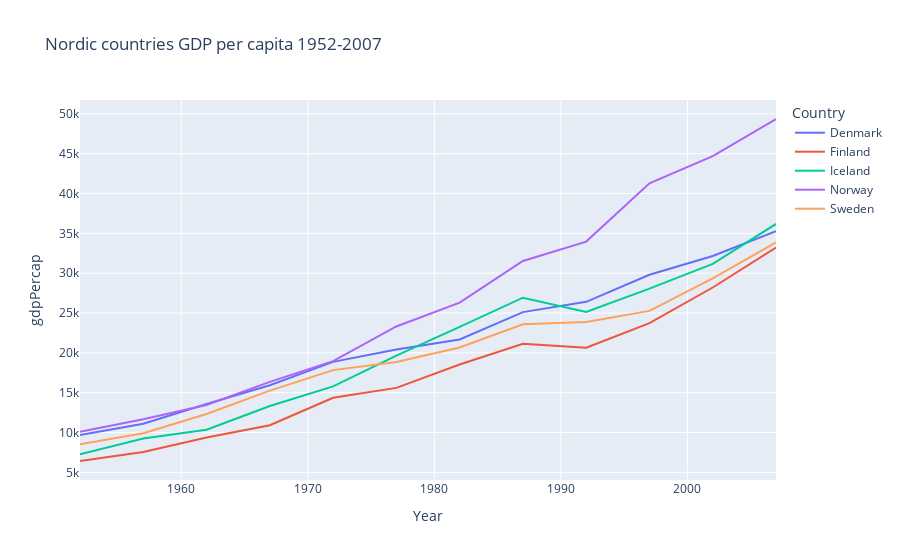

Source (notebook cell):
### Code cell
fig = px.line(nordic, x="year", y="gdpPercap", color="country", 
                    title="Nordic countries GDP per capita 1952-2007",
                    labels=dict(gpdPercap = "GDP/capita", year = "Year", country = "Country"))
fig.update_layout(hovermode="x")
fig.update_xaxes(
    showspikes=True,
    spikedash="solid",
    spikemode="across",
    spikecolor="green",
    spikesnap ="cursor"
)
fig.show()

### Figure 1 — Plotly figure (JSON) as saved in the notebook; plotly's stock layout.template omitted (floating-point values rounded to 4 significant figures)
{"data": [{"hovertemplate": "Country=Denmark<br>Year=%{x}<br>gdpPercap=%{y}<extra></extra>", "legendgroup": "Denmark", "line": {"color": "#636efa", "dash": "solid"}, "marker": {"symbol": "circle"}, "mode": "lines", "name": "Denmark", "orientation": "v", "showlegend": true, "type": "scatter", "x": [1952, 1957, 1962, 1967, 1972, 1977, 1982, 1987, 1992, 1997, 2002, 2007], "xaxis": "x", "y": [9692.0, 11100.0, 13580.0, 15940.0, 18870.0, 20420.0, 21690.0, 25120.0, 26410.0, 29800.0, 32170.0, 35280.0], "yaxis": "y"}, {"hovertemplate": "Country=Finland<br>Year=%{x}<br>gdpPercap=%{y}<extra></extra>", "legendgroup": "Finland", "line": {"color": "#EF553B", "dash": "solid"}, "marker": {"symbol": "circle"}, "mode": "lines", "name": "Finland", "orientation": "v", "showlegend": true, "type": "scatter", "x": [1952, 1957, 1962, 1967, 1972, 1977, 1982, 1987, 1992, 1997, 2002, 2007], "xaxis": "x", "y": [6425.0, 7545.0, 9372.0, 10920.0, 14360.0, 15610.0, 18530.0, 21140.0, 20650.0, 23720.0, 28200.0, 33210.0], "yaxis": "y"}, {"hovertemplate": "Country=Iceland<br>Year=%{x}<br>gdpPercap=%{y}<extra></extra>", "legendgroup": "Iceland", "line": {"color": "#00cc96", "dash": "solid"}, "marker": {"symbol": "circle"}, "mode": "lines", "name": "Iceland", "orientation": "v", "showlegend": true, "type": "scatter", "x": [1952, 1957, 1962, 1967, 1972, 1977, 1982, 1987, 1992, 1997, 2002, 2007], "xaxis": "x", "y": [7268.0, 9244.0, 10350.0, 13320.0, 15800.0, 19650.0, 23270.0, 26920.0, 25140.0, 28060.0, 31160.0, 36180.0], "yaxis": "y"}, {"hovertemplate": "Country=Norway<br>Year=%{x}<br>gdpPercap=%{y}<extra></extra>", "legendgroup": "Norway", "line": {"color": "#ab63fa", "dash": "solid"}, "marker": {"symbol": "circle"}, "mode": "lines", "name": "Norway", "orientation": "v", "showlegend": true, "type": "scatter", "x": [1952, 1957, 1962, 1967, 1972, 1977, 1982, 1987, 1992, 1997, 2002, 2007], "xaxis": "x", "y": [10100.0, 11650.0, 13450.0, 16360.0, 18970.0, 23310.0, 26300.0, 31540.0, 33970.0, 41280.0, 44680.0, 49360.0], "yaxis": "y"}, {"hovertemplate": "Country=Sweden<br>Year=%{x}<br>gdpPercap=%{y}<extra></extra>", "legendgroup": "Sweden", "line": {"color": "#FFA15A", "dash": "solid"}, "marker": {"symbol": "circle"}, "mode": "lines", "name": "Sweden", "orientation": "v", "showlegend": true, "type": "scatter", "x": [1952, 1957, 1962, 1967, 1972, 1977, 1982, 1987, 1992, 1997, 2002, 2007], "xaxis": "x", "y": [8528.0, 9912.0, 12330.0, 15260.0, 17830.0, 18860.0, 20670.0, 23590.0, 23880.0, 25270.0, 29340.0, 33860.0], "yaxis": "y"}], "layout": {"hovermode": "x", "legend": {"title": {"text": "Country"}, "tracegroupgap": 0}, "title": {"text": "Nordic countries GDP per capita 1952-2007"}, "xaxis": {"anchor": "y", "domain": [0, 1], "showspikes": true, "spikecolor": "green", "spikedash": "solid", "spikemode": "across", "spikesnap": "cursor", "title": {"text": "Year"}}, "yaxis": {"anchor": "x", "domain": [0, 1], "title": {"text": "gdpPercap"}}}}
